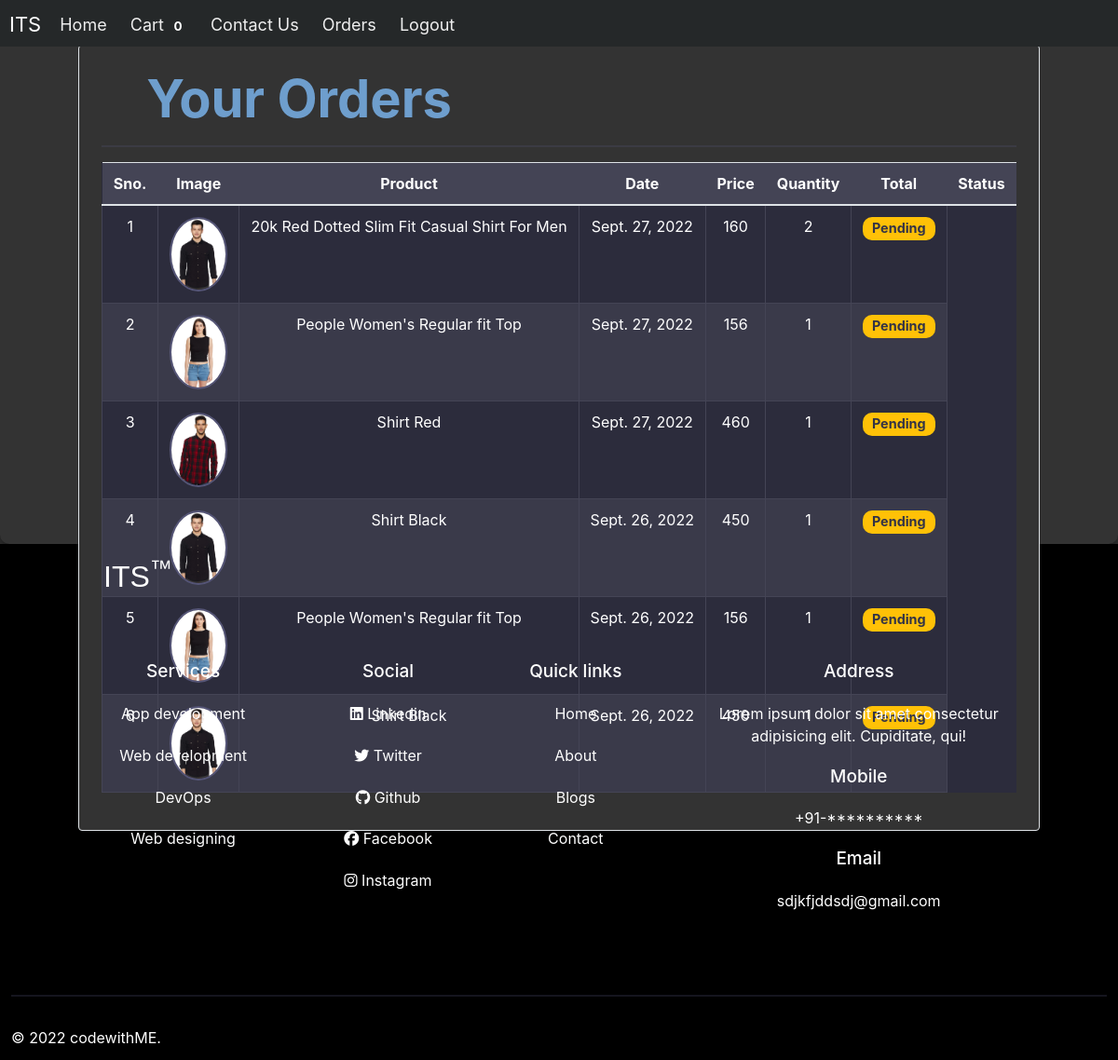
/orders (signed in), run on the app's committed database.
### store/models/orders.py (models this page shows, shortened)
class Order(models.Model):
    product = models.ForeignKey(Product,
                                on_delete=models.CASCADE)
    customer = models.ForeignKey(Customer,
                                 on_delete=models.CASCADE)
    quantity = models.IntegerField(default=1)
    price = models.IntegerField()
    address = models.CharField(max_length=50, default='', blank=True)
    phone = models.CharField(max_length=50, default='', blank=True)
    date = models.DateField(default=datetime.datetime.today)
    status = models.BooleanField(default=False)
    @staticmethod
    def get_orders_by_customer(customer_id):
        return Order.objects.filter(customer=customer_id).order_by('-date')

### store/models/product.py (models this page shows, shortened)
class Product(models.Model):
    name = models.CharField(max_length=50)
    price = models.IntegerField(default=0)
    category = models.ForeignKey(Category, on_delete=models.CASCADE, default=1)
    description = models.CharField(max_length=200, default='' , null=True , blank=True)
    image = models.ImageField(upload_to='uploads/products/')

### store/middlewares/auth.py (the view)
    def middleware(request):
        print(request.session.get('customer'))
        returnUrl = request.META['PATH_INFO']
        print(request.META['PATH_INFO'])
        if not request.session.get('customer'):
           return redirect(f'login?return_url={returnUrl}')
        response = get_response(request)
        return response

### store/views/orders.py (called while the page is built)
    def get(self , request ):
        customer = request.session.get('customer')
        orders = Order.get_orders_by_customer(customer)
        print(orders)
        return render(request , 'orders.html'  , {'orders' : orders})

### store/templates/orders.html (shortened to what this page needs)
{% extends 'base.html' %} {% block content %} {% load cart %} {% load
custom_filter %}
<div class="container-fluid mt-build">
  <div class="border rounded p-4 m-4">
    <p class="display-4 pl-4 ml-4">Your Orders</p>
    <hr />
    <table class="table">
      <thead>
        <tr>
          <th>Sno.</th>
          <th>Image</th>
          <th>Product</th>
          <th>Date</th>
          <th>Price</th>
          <th>Quantity</th>
          <th>Total</th>
          <th>Status</th>
        </tr>
      </thead>
      <tbody>
        {% for order in orders %}
        <tr>
          <td>{{forloop.counter}}</td>
          <td>
            <img
              style="height: 80px"
              class="rounded-circle"
              src="{{order.product.image.url}}"
              alt=""
            />
          </td>
          <td>{{order.product.name}}</td>
          <td>{{order.date}}</td>
          <td>{{order.price}}</td>
          <td>{{order.quantity}}</td>
          {% if order.status %}
          <td><small class="badge badge-success">Completed</small></td>
          {%else%}
          <td><small class="badge badge-warning">Pending</small></td>
          {% endif %}
        </tr>
        {% endfor %}
      </tbody>
    </table>
  </div>
</div>
{% endblock %}

### store/templates/base.html (shortened to what this page needs)
<html lang="en">
  <head>
    <link
      href="https://cdn.jsdelivr.net/npm/bootstrap@5.2.2/dist/css/bootstrap.min.css"
      rel="stylesheet"
    />
    <link
      rel="stylesheet"
      href="https://maxcdn.bootstrapcdn.com/bootstrap/4.0.0/css/bootstrap.min.css"
    />
    <link
      rel="stylesheet"
      href="https://maxcdn.bootstrapcdn.com/font-awesome/4.7.0/css/font-awesome.min.css"
    />
  </head>
  <body style="background-color: #333;">
    <nav class="nav">
      <div class="nav-header">
        <div class="nav-title">ITS</div>
      </div>
      <div class="nav-links">
        <a href="/" target="_self">Home</a>
        <a href="/cart" target="_self">
          Cart
          {% if request.session.customer %}
          <span class="badge">{{ request.session.cart.keys|length }}</span>
          {% endif %}
        </a>
        <a href="/" target="_self">Contact Us</a>
        {% if request.session.customer %}
        <a href="/orders" target="_self">Orders</a>
        <a href="/logout" target="_self">Logout</a>
        {% else %}
        <a href="/signup" target="_self">Signup</a>
        <a href="/login" target="_self">Login</a>
        {% endif %}
      </div>
    </nav>
    {%block content%} {%endblock%}
    <footer>
      <div class="footer">
        <div class="heading">
          <h2>ITS<sup>™</sup></h2>
        </div>
        <div class="content">
          <div class="services">
            <h4>Services</h4>
            <p><a href="#">App development</a></p>
            <p><a href="#">Web development</a></p>
            <p><a href="#">DevOps</a></p>
            <p><a href="#">Web designing</a></p>
          </div>
          <div class="social-media">
            <h4>Social</h4>
            <p>
              <a href="#"
                ><i class="fab fa-linkedin"></i> Linkedin</a
              >
            </p>
            <p>
              <a href="#"
                ><i class="fab fa-twitter"></i> Twitter</a
              >
            </p>
            <p>
              <a href="/"
                ><i class="fab fa-github"></i> Github</a
              >
            </p>
            <p>
              <a href="/"
                ><i class="fab fa-facebook"></i> Facebook</a
              >
            </p>
            <p>
              <a href="/"
                ><i class="fab fa-instagram"></i> Instagram</a
              >
            </p>
          </div>
          <div class="links">
            <h4>Quick links</h4>
            <p><a href="#">Home</a></p>
            <p><a href="#">About</a></p>
            <p><a href="#">Blogs</a></p>
            <p><a href="#">Contact</a></p>
          </div>
          <div class="details">
            <h4 class="address">Address</h4>
            <p>
              Lorem ipsum dolor sit amet consectetur <br />
              adipisicing elit. Cupiditate, qui!
            </p>
            <h4 class="mobile">Mobile</h4>
            <p><a href="#">+91-**********</a></p>
            <h4 class="mail">Email</h4>
            <p><a href="#">sdjkfjddsdj@gmail.com</a></p>
          </div>
        </div>
        <div class="copydiv">
          <hr />
          © 2022 codewithME.
        </div>
    </footer>
  </body>
</html>

### store/templates/base.html (style rules this page uses)
* { margin:0px; padding:0px; box-sizing: border-box; }
html { height: 100%; width: 100%; }
.nav { height: 50px; width: 100%; background-color: #252829; position:fixed; z-index: 9999; top: 0; }
.nav>.nav-header { display: inline; }
.nav>.nav-header>.nav-title { display: inline-block; font-size: 22px; color: #fff; padding: 10px; }
.nav>.nav-links { text-align: center; font-size: 18px; }
.nav>.nav-links>a { display: inline-block; padding: 13px 10px; text-decoration: none; color: #efefef; }
.footer { background-color: black; color: #fefefe; width: 100%; }
.footer .heading { color: #fefefe; max-width: 1010px; width: 90%; text-transform: uppercase; margin: 0 auto; margin-bottom: 3rem; font-family: "Gill Sans", "Gill Sans MT", Calibri, "Trebuchet MS", sans-serif; padding:1rem; }
.footer .content { display: flex; justify-content: space-evenly; margin: 1.5rem; text-align: center; }
.footer .content p { margin-bottom: 1.3rem; }
.footer .content a { text-decoration: none; color: #fefefe; }
.footer .content h4 { margin-bottom: 1.3rem; font-size: 19px; }
footer { margin-bottom: 2rem; }
footer hr { margin: 2rem 0; }
.copydiv { padding: 1%; }

### store/templates/orders.html (style rules this page uses)
.mt-build { width: 100vw; height: 70vh; display: grid; place-items: center; }
.container-fluid { background-color: #333; border-radius: 10px; box-shadow: 0 4px 10px rgba(0, 0, 0, 0.5); }
.border { background-color: #333; color: #6e9ecd; border: 1px solid #444455; }
.display-4 { color: #6e9ecd; font-weight: bold; }
.table { color: #ffffff; background-color: #2c2c3c; border-collapse: collapse; }
.table th { background-color: #444455; color: #ffffff; text-align: center; padding: 12px; }
.table td { text-align: center; padding: 12px; border: 1px solid #444455; }
.table tr:nth-child(even) { background-color: #3a3a4a; }
.table img { border: 2px solid #555577; }
.badge-warning { background-color: #ffc107; color: #333346; padding: 5px 10px; border-radius: 10px; font-size: 0.9rem; }
hr { border: 1px solid #555577; }
.rounded { border-radius: 10px; }
p { margin-bottom: 0; }

### data on the page
Order: product.image (picture), product.name "20k Red Dotted Slim Fit Casual Shirt For Men", date "Sept. 27, 2022", price "160", quantity "2", status "Pending"
Order: product.image (picture), product.name "People Women's Regular fit Top", date "Sept. 27, 2022", price "156", quantity "1", status "Pending"
Order: product.image (picture), product.name "Shirt Red", date "Sept. 27, 2022", price "460", quantity "1", status "Pending"
Order: product.image (picture), product.name "Shirt Black", date "Sept. 26, 2022", price "450", quantity "1", status "Pending"
Order: product.image (picture), product.name "People Women's Regular fit Top", date "Sept. 26, 2022", price "156", quantity "1", status "Pending"
Order: product.image (picture), product.name "Shirt Black", date "Sept. 26, 2022", price "450", quantity "1", status "Pending"

### other printed values
{{ request.session.cart.keys|length }} "0"
